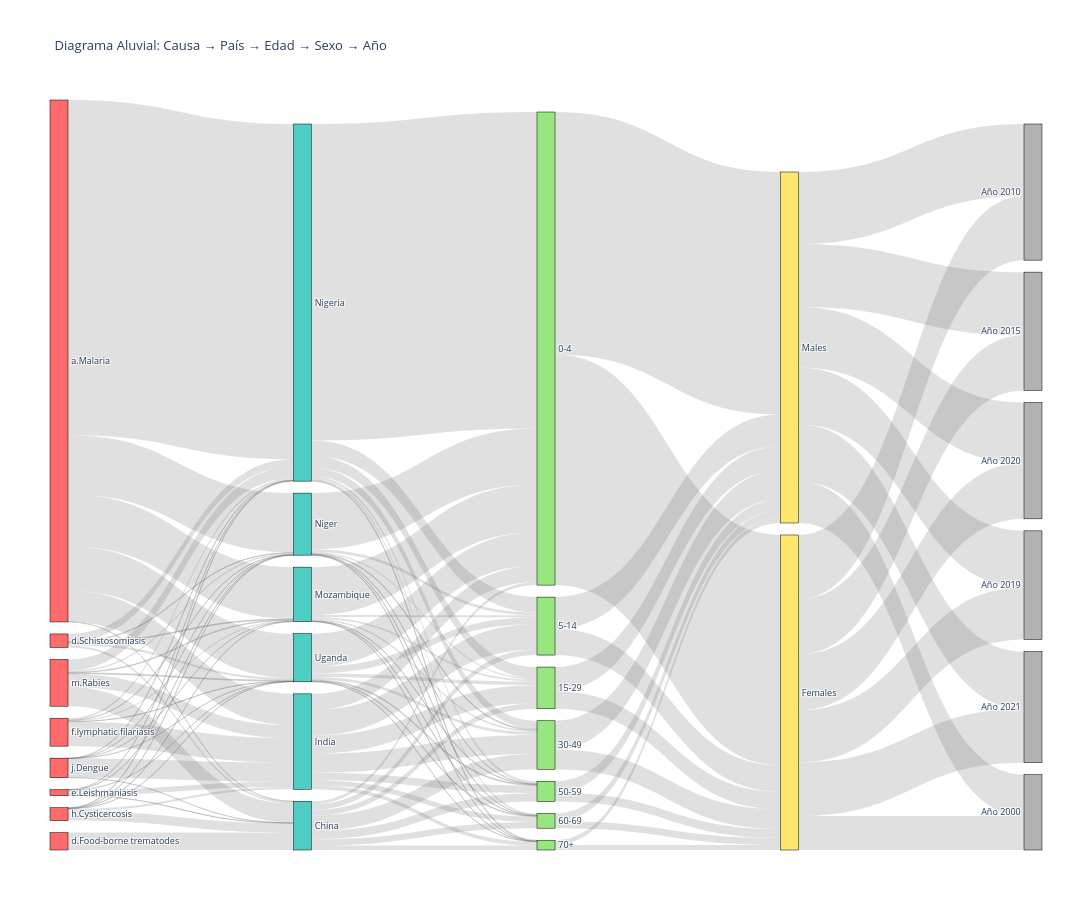

The code cell stored with this chart in its notebook:
### Markdown cell above
### Relaciones temporales

### Code cell
# ============================================
# PRIMERO: Definir las variables
# ============================================

# Lista de variables contextuales que se repiten por año
vars_contextuales = ['pib_per_capita', 'idh', 'indice_educacion', 'indice_salud', 
                     'indice_ingresos', 'esperanza_vida', 'poblacion_miles', 
                     'co2_anual', 'precipitacion_total', 'temperatura_superficial', 
                     'humedad_relativa', 'poblacion_abs']

# Crear vars_por_año (valores únicos por año)
vars_por_año = df.groupby('ano')[vars_contextuales].first().reset_index()

# ============================================
# PASO 1: Agregar datos incluyendo CAUSA como primera dimensión
# ============================================

# Agrupar por todas las dimensiones
dalys_5capas = df.groupby(['ano', 'causa', 'pais', 'edad', 'sexo'])['dalys'].sum().reset_index()

# Combinar con variables contextuales
df_5capas = pd.merge(dalys_5capas, vars_por_año, on='ano')

# ============================================
# PASO 2: Seleccionar datos (limitar para no saturar)
# ============================================

# Seleccionar top causas (primera capa)
top_causas = df_5capas.groupby('causa')['dalys'].sum().nlargest(8).index.tolist()

# Seleccionar top países (segunda capa)
top_paises = df_5capas.groupby('pais')['dalys'].sum().nlargest(6).index.tolist()

# Obtener categorías únicas
categorias_edad = sorted(df_5capas['edad'].unique())
sexos = df_5capas['sexo'].unique().tolist()

# Seleccionar años (cada 3 años para reducir densidad)
años_seleccionados = sorted(df_5capas['ano'].unique())[::1]

# Filtrar datos
df_filtered = df_5capas[
    (df_5capas['causa'].isin(top_causas)) &
    (df_5capas['pais'].isin(top_paises)) &
    (df_5capas['ano'].isin(años_seleccionados))
]

print(f"Causas: {len(top_causas)}")
print(f"Países: {len(top_paises)}")
print(f"Edades: {len(categorias_edad)}")
print(f"Sexos: {len(sexos)}")
print(f"Años: {len(años_seleccionados)}")

# ============================================
# PASO 3: Crear nodos para 5 capas (Causa → País → Edad → Sexo → Año)
# ============================================

causas_list = list(top_causas)
paises_list = list(top_paises)
edades_list = list(categorias_edad)
sexos_list = list(sexos)
años_list = [f"Año {int(año)}" for año in años_seleccionados]

# Combinar todas las etiquetas en el orden correcto
labels = causas_list + paises_list + edades_list + sexos_list + años_list

# Calcular offsets para cada capa
offset_causas = 0
offset_paises = len(causas_list)
offset_edades = len(causas_list) + len(paises_list)
offset_sexos = len(causas_list) + len(paises_list) + len(edades_list)
offset_años = len(causas_list) + len(paises_list) + len(edades_list) + len(sexos_list)

# ============================================
# PASO 4: Crear links entre capas
# ============================================

sources = []
targets = []
values = []

# Capa 1: Causa → País
print("Creando links Causa → País...")
for causa in top_causas:
    for pais in top_paises:
        valor = df_filtered[(df_filtered['causa'] == causa) & 
                            (df_filtered['pais'] == pais)]['dalys'].sum()
        if valor > 0:
            sources.append(causas_list.index(causa) + offset_causas)
            targets.append(paises_list.index(pais) + offset_paises)
            values.append(valor)

# Capa 2: País → Edad
print("Creando links País → Edad...")
for pais in top_paises:
    for edad in categorias_edad:
        valor = df_filtered[(df_filtered['pais'] == pais) & 
                            (df_filtered['edad'] == edad)]['dalys'].sum()
        if valor > 0:
            sources.append(paises_list.index(pais) + offset_paises)
            targets.append(edades_list.index(edad) + offset_edades)
            values.append(valor)

# Capa 3: Edad → Sexo
print("Creando links Edad → Sexo...")
for edad in categorias_edad:
    for sexo in sexos_list:
        valor = df_filtered[(df_filtered['edad'] == edad) & 
                            (df_filtered['sexo'] == sexo)]['dalys'].sum()
        if valor > 0:
            sources.append(edades_list.index(edad) + offset_edades)
            targets.append(sexos_list.index(sexo) + offset_sexos)
            values.append(valor)

# Capa 4: Sexo → Año
print("Creando links Sexo → Año...")
for sexo in sexos_list:
    for año in años_seleccionados:
        valor = df_filtered[(df_filtered['sexo'] == sexo) & 
                            (df_filtered['ano'] == año)]['dalys'].sum()
        if valor > 0:
            sources.append(sexos_list.index(sexo) + offset_sexos)
            targets.append(años_list.index(f"Año {int(año)}") + offset_años)
            values.append(valor)

print(f"Total de links creados: {len(sources)}")

# ============================================
# PASO 5: Crear figura con colores por capa
# ============================================

# Definir colores para cada capa
colores = (["#FF6B6B"] * len(causas_list) +      # Rojo para causas
           ["#4ECDC4"] * len(paises_list) +      # Turquesa para países
           ["#95E77E"] * len(edades_list) +      # Verde para edades
           ["#FFE66D"] * len(sexos_list) +       # Amarillo para sexos
           ["#B2B2B2"] * len(años_list))         # Gris para años

fig = go.Figure(data=[go.Sankey(
    node=dict(
        pad=12,
        thickness=18,
        line=dict(color="black", width=0.5),
        label=labels,
        color=colores
    ),
    link=dict(
        source=sources,
        target=targets,
        value=values,
        color="rgba(100,100,100,0.2)"  # Links semi-transparentes
    )
)])

fig.update_layout(
    title_text="Diagrama Aluvial: Causa → País → Edad → Sexo → Año",
    font_size=9,
    height=900,
    width=1600,
    margin=dict(l=50, r=50, t=100, b=50)
)

fig.show()

### Figure 1 — Plotly figure (JSON) as saved in the notebook; plotly's stock layout.template omitted (floating-point values rounded to 4 significant figures)
{"data": [{"link": {"color": "rgba(100,100,100,0.2)", "source": [0, 0, 0, 0, 0, 0, 1, 1, 1, 1, 1, 1, 2, 2, 2, 2, 2, 2, 3, 3, 3, 3, 3, 4, 4, 4, 4, 4, 5, 5, 5, 5, 5, 5, 6, 6, 6, 6, 6, 7, 8, 8, 8, 8, 8, 8, 8, 9, 9, 9, 9, 9, 9, 9, 10, 10, 10, 10, 10, 10, 10, 11, 11, 11, 11, 11, 11, 11, 12, 12, 12, 12, 12, 12, 12, 13, 13, 13, 13, 13, 13, 13, 14, 14, 15, 15, 16, 16, 17, 17, 18, 18, 19, 19, 20, 20, 21, 21, 21, 21, 21, 21, 22, 22, 22, 22, 22, 22], "target": [8, 9, 10, 11, 12, 13, 8, 9, 10, 11, 12, 13, 8, 9, 10, 11, 12, 13, 8, 9, 10, 11, 13, 8, 10, 11, 12, 13, 8, 9, 10, 11, 12, 13, 8, 9, 10, 12, 13, 12, 14, 15, 16, 17, 18, 19, 20, 14, 15, 16, 17, 18, 19, 20, 14, 15, 16, 17, 18, 19, 20, 14, 15, 16, 17, 18, 19, 20, 14, 15, 16, 17, 18, 19, 20, 14, 15, 16, 17, 18, 19, 20, 21, 22, 21, 22, 21, 22, 21, 22, 21, 22, 21, 22, 21, 22, 23, 24, 25, 26, 27, 28, 23, 24, 25, 26, 27, 28], "value": [86950.0, 8126.0, 15390.0, 13410.0, 6.246, 11520.0, 2927.0, 3371.0, 391.3, 179.0, 5013.0, 255.3, 70.36, 4992.0, 0.5043, 2.393, 4.409, 1.654, 512.3, 6313.0, 83.03, 263.2, 76.61, 2025.0, 129.6, 217.2, 589.7, 534.4, 153.5, 594.5, 12.41, 61.09, 2440.0, 93.69, 12.79, 1359.0, 79.21, 84.31, 20.06, 4509.0, 82140.0, 2972.0, 2239.0, 3994.0, 633.6, 439.2, 235.1, 4192.0, 4659.0, 4991.0, 6628.0, 1956.0, 1354.0, 974.5, 14550.0, 307.1, 244.9, 736.0, 115.8, 87.51, 43.76, 12410.0, 471.0, 461.2, 517.8, 127.7, 101.6, 50.24, 836.7, 1450.0, 3943.0, 1454.0, 2174.0, 1638.0, 1151.0, 8613.0, 958.6, 716.7, 1706.0, 247.6, 178.3, 85.78, 59800.0, 62940.0, 4534.0, 6283.0, 5143.0, 7453.0, 6826.0, 8210.0, 2319.0, 2936.0, 1786.0, 2012.0, 1318.0, 1223.0, 8803.0, 16670.0, 14340.0, 13490.0, 14480.0, 13940.0, 10740.0, 18650.0, 16360.0, 14700.0, 15710.0, 14900.0]}, "node": {"color": ["#FF6B6B", "#FF6B6B", "#FF6B6B", "#FF6B6B", "#FF6B6B", "#FF6B6B", "#FF6B6B", "#FF6B6B", "#4ECDC4", "#4ECDC4", "#4ECDC4", "#4ECDC4", "#4ECDC4", "#4ECDC4", "#95E77E", "#95E77E", "#95E77E", "#95E77E", "#95E77E", "#95E77E", "#95E77E", "#FFE66D", "#FFE66D", "#B2B2B2", "#B2B2B2", "#B2B2B2", "#B2B2B2", "#B2B2B2", "#B2B2B2"], "label": ["a.Malaria", "m.Rabies", "j.Dengue", "f.lymphatic filariasis", "d.Schistosomiasis", "h.Cysticercosis", "e.Leishmaniasis", "d.Food-borne trematodes", "Nigeria", "India", "Niger", "Mozambique", "China", "Uganda", "0-4", "15-29", "30-49", "5-14", "50-59", "60-69", "70+", "Females", "Males", "Año 2000", "Año 2010", "Año 2015", "Año 2019", "Año 2020", "Año 2021"], "line": {"color": "black", "width": 0.5}, "pad": 12, "thickness": 18}, "type": "sankey"}], "layout": {"font": {"size": 9}, "height": 900, "margin": {"b": 50, "l": 50, "r": 50, "t": 100}, "title": {"text": "Diagrama Aluvial: Causa → País → Edad → Sexo → Año"}, "width": 1600}}
